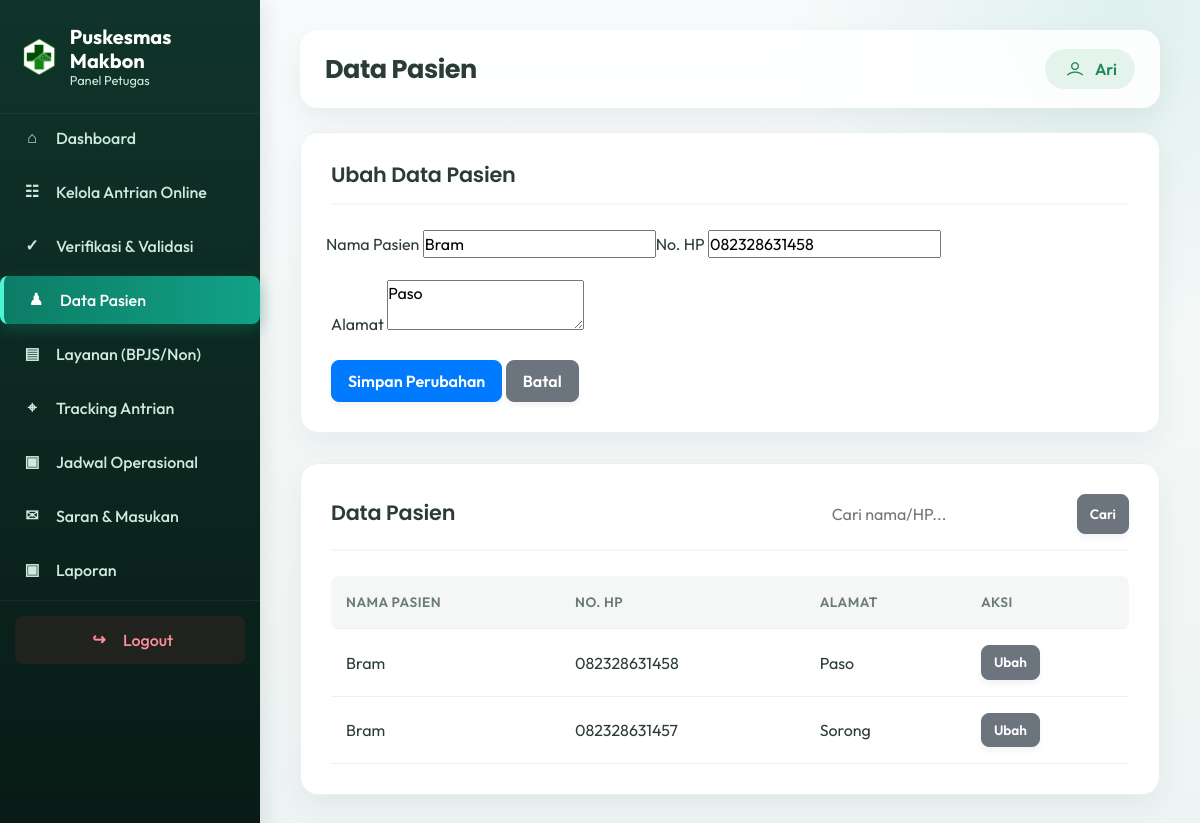
The app's page /petugas/pasien.php?edit=2 (signed in) with its own data.
### tables this page shows
CREATE TABLE `antrian_online` (
  `id_antrian` int NOT NULL,
  `nama_pasien` varchar(100) NOT NULL,
  `no_hp` varchar(20) DEFAULT NULL,
  `alamat` text,
  `id_layanan` int DEFAULT NULL,
  `layanan` varchar(100) DEFAULT NULL,
  `tanggal_antrian` date NOT NULL,
  `nomor_antrian` int NOT NULL,
  `status` enum('Menunggu','Diproses','Selesai','Dibatalkan') NOT NULL DEFAULT 'Menunggu',
  `id_petugas` int DEFAULT NULL,
  `created_at` timestamp NULL DEFAULT CURRENT_TIMESTAMP
);

### includes/functions.php (called while the page is built, shortened)
<?php
function clean($str)
{
    return htmlspecialchars(trim($str ?? ''), ENT_QUOTES, 'UTF-8');
}

### petugas/pasien.php (the view, shortened to what this page needs)
<?php
require_once __DIR__ . '/../config/database.php';
$edit = null;
if (isset($_GET['edit'])) {
    $stmt = $pdo->prepare("SELECT * FROM antrian_online WHERE id_antrian = ?");
    $stmt->execute([(int)$_GET['edit']]);
    $edit = $stmt->fetch();
}
$cari = trim($_GET['cari'] ?? '');
$sql = "SELECT DISTINCT nama_pasien, no_hp, alamat, MAX(id_antrian) as id_antrian FROM antrian_online";
$params = [];
$sql .= " GROUP BY nama_pasien, no_hp, alamat ORDER BY id_antrian DESC LIMIT 50";
$stmt = $pdo->prepare($sql);
$stmt->execute($params);
$daftar = $stmt->fetchAll();
require_once __DIR__ . '/includes/layout_top.php';
?>
<?php if ($edit): ?>
<div class="panel">
    <div class="panel-head"><h2>Ubah Data Pasien</h2></div>
    <form method="POST">
        <div class="form-row">
            <div class="form-group">
                <label>Nama Pasien</label>
                <input type="text" name="nama_pasien" value="<?= clean($edit['nama_pasien']) ?>" required>
            </div>
            <div class="form-group">
                <label>No. HP</label>
                <input type="text" name="no_hp" value="<?= clean($edit['no_hp']) ?>">
            </div>
        </div>
        <div class="form-group">
            <label>Alamat</label>
            <textarea name="alamat" rows="2"><?= clean($edit['alamat']) ?></textarea>
        </div>
        <button type="submit" class="btn btn-primary">Simpan Perubahan</button>
        <a href="pasien.php" class="btn btn-secondary">Batal</a>
    </form>
</div>
<?php endif; ?>
<div class="panel">
    <div class="panel-head">
        <h2>Data Pasien</h2>
        <form method="GET" style="display:flex;gap:8px;">
            <input type="text" name="cari" value="<?= clean($cari) ?>" placeholder="Cari nama/HP..." style="padding:8px;border:1px solid var(--border);border-radius:6px;">
            <button type="submit" class="btn btn-secondary btn-sm">Cari</button>
        </form>
    </div>
    <table>
        <thead><tr><th>Nama Pasien</th><th>No. HP</th><th>Alamat</th><th>Aksi</th></tr></thead>
        <tbody>
        <?php foreach ($daftar as $d): ?>
            <tr>
                <td><?= clean($d['nama_pasien']) ?></td>
                <td><?= clean($d['no_hp']) ?></td>
                <td><?= clean($d['alamat']) ?></td>
                <td><a href="?edit=<?= $d['id_antrian'] ?>" class="btn btn-secondary btn-sm">Ubah</a></td>
            </tr>
        <?php endforeach; ?>
        </tbody>
    </table>
</div>
<?php require_once __DIR__ . '/includes/layout_bottom.php'; ?>

### assets/traveland/css/style.css (style rules this page uses)
body { font-family: "Poppins", sans-serif; font-weight: normal; font-style: normal; color: #747E88; }
* { margin: 0; padding: 0; -webkit-box-sizing: border-box; box-sizing: border-box; }
a { color: #EEC41E; }
i, span, a { display: inline-block; }
h1, h2, h3, h4, h5, h6 { font-family: "Poppins", sans-serif; font-weight: 700; color: #38424D; margin: 0px; }
h2 { font-size: 36px; }

### petugas/includes/layout_top.php (style rules this page uses)
:root { --primary: #0d7c66; --primary-hover: #0a6552; --bg-color: #f4f7f6; --sidebar-bg: #112d27; --sidebar-hover: #18433a; --text-main: #2b3b36; --text-muted: #6b7c77; --border-color: #eaeff2; }
body { background-color: var(--bg-color); font-family: 'Outfit', sans-serif; color: var(--text-main); }
.panel { background: #fff; padding: 30px; border-radius: 16px; box-shadow: 0 5px 20px rgba(0,0,0,0.03); margin-bottom: 30px; border: 1px solid var(--border-color); }
.panel-head { margin-bottom: 25px; padding-bottom: 15px; border-bottom: 2px solid var(--bg-color); display: flex; justify-content: space-between; align-items: center; }
.panel-head h2 { margin: 0; font-size: 1.3rem; font-weight: 600; color: var(--text-main); }
.panel table { width: 100%; border-collapse: separate; border-spacing: 0; margin-top: 10px; }
.panel th, .panel td { padding: 16px 15px; border-bottom: 1px solid var(--border-color); text-align: left; vertical-align: middle; }
.panel th { background: var(--bg-color); font-weight: 600; color: var(--text-muted); text-transform: uppercase; font-size: 0.85rem; letter-spacing: 0.5px; }
.panel th:first-child { border-top-left-radius: 8px; border-bottom-left-radius: 8px; }
.panel th:last-child { border-top-right-radius: 8px; border-bottom-right-radius: 8px; }
.panel tbody tr { transition: all 0.2s; }
.btn { border-radius: 8px; font-weight: 500; padding: 8px 16px; transition: all 0.2s; }
.btn-sm { padding: 6px 12px; font-size: 0.85rem; }
.btn { border-radius: 8px !important; font-weight: 600 !important; box-shadow: 0 4px 6px rgba(0,0,0,0.05); transition: all 0.2s ease; }
body { background: #eef4f3 !important; }
.panel { border-radius: 18px; box-shadow: 0 12px 30px rgba(20, 58, 52, .06); }
.panel-head h2 { letter-spacing: -.01em; }
.dashboard-intro, .stat-card-modern, .panel { animation: dashboardReveal .45s ease both; }

### records on screen
antrian_online: nama_pasien "Bram", no_hp "082328631458", alamat "Paso"

### other values on screen
$page_title "Data Pasien"
$_SESSION['petugas_nama'] "Ari"
$d['nama_pasien'] "Bram"
$d['no_hp'] "082328631458"
$d['alamat'] "Paso"
$d['no_hp'] "082328631457"
$d['alamat'] "Sorong"
